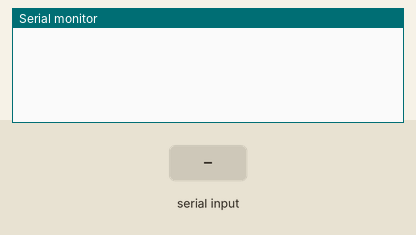
The sketch below on a simulated Arduino Uno, built with avr-gcc and run on an emulated ATmega328P. Parts: the last lines printed to the serial monitor. The test bench sets the inputs (shaded band).

Above: at 1.2 s.
1.3 s: "90,45\n" received over Serial
At 3.0 s:
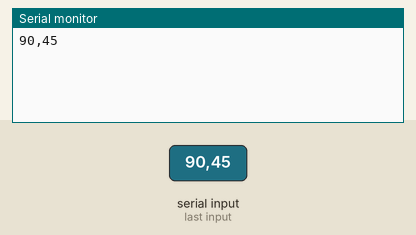
3.9 s: "5\n" received over Serial
At 6.2 s:
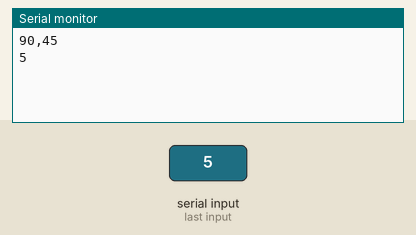

The sketch:

arduino_uno_slave.ino
```cpp
#include "CircularQueue.cpp"
#include"Config.h"

const CircularQueue<String> queue = CircularQueue<String>(CACHE_LIMIT, "mqtt-msg");

void processCall(String message) {
  Serial.println(message);
  message.trim();
  String number = message.substring(0, 4);
  String value = message.substring(5);

  //Serial.println(number + " - " + value);

  int id = atoi(number.c_str());

  if (id <= LIGHT_START_ADDRESS) { //all the light are started with 1000 onwards to 1999 address on jmri
    if (value == ON) {
      Serial.println("Light Number " + number + "  " + value);
    } else if (value == OFF) {
      Serial.println("Light Number " + number + "  " + value);
    }

  } else if (id >= TURNOUT_START_ADDRESS && id < SIGNAL_START_ADDRESS) { //all the turnout are started with 2000 onwards to 2999 address on jmri
    if (value == THROWN) {
      Serial.println("Turnout Number " + number + "  " + value);
    } else if (value == CLOSED) {
      Serial.println("Turnout Number " + number + "  " + value);
    }

  } else if (id >= SIGNAL_START_ADDRESS) { // all the signal are started with 3000 onwards address on jmri
    if (value == THROWN) {
      Serial.println("Signal Number " + number + " ON");
    } else if (value == CLOSED) {
      Serial.println("Signal Number " + number + " OFF");
    }
  }

}


void setup() {
  Serial.begin(115200);
}


void loop() {
  // Monitor serial communication
  while (Serial.available()) {
    String message = Serial.readString();
    if (message != "") {
      queue.push(message);
    }
  }

  while (!queue.isEmpty()) {
    processCall(queue.pop());
  }

  delay(200);
}
```

CircularQueue.cpp
```cpp
#include "CircularQueue.h"
#include "Arduino.h"

template <class T>
boolean CircularQueue<T>::push(const T &value) {
  int pos = (_endIndex + 1) % _queueSize;
  if (_data[pos] == T() && _itemCount < _queueSize) {
    _data[pos] = value;
    _endIndex = pos;
    _itemCount++;
    //Serial.print(_queueName + " DATA INSERTED ");
    //Serial.println(value);
    return true;
  }
  return false;
}

template <class T>
inline T CircularQueue<T>::pop() {
  int pos = (_startIndex + 1) % _queueSize;
  if (_data[pos] != T() && _itemCount != 0 ) {
    T value = _data[pos];
    _data[pos] = T();
    _startIndex = pos;
    --_itemCount;
    return value;
  }
  return T();
}

template <class T>
boolean CircularQueue<T>::isEmpty() {
  if (_startIndex == _endIndex) {
    return true;
  } else {
    return false;
  }
}

template <class T>
void CircularQueue<T>::resetQueue() {
  Serial.print(_queueName + " RESETTING QUEUE ");
  Serial.println();
  _startIndex = -1;
  _endIndex = -1;
  _itemCount = 0;
  for (int i = 0; i < _queueSize; i++) {
    _data[i] = T();
  }
}

template <class T>
void CircularQueue<T>::displayQueue() {
  Serial.print(_queueName + " DATA => ");
  int st = 0;
  int ed = 0;
  st = (_startIndex + 1) % _queueSize;
  ed = st;
  while (true)
  {
    Serial.print(_data[st]);
    Serial.print("  ");
    st = (st + 1) % _queueSize;
    if (st == ed)
    {
      break;
    }
    if (_data[st] == -1)
    {
      break;
    }
  }
  Serial.println();
}
```

CircularQueue.h
```cpp
#ifndef CircularQueue_h
#define CircularQueue_h

#include "Arduino.h"

template <class T>
class CircularQueue {

  private:
    String _queueName;
    int _startIndex = -1;
    int _endIndex = -1;
    int _queueSize;
    int _itemCount = 0;
    T *_data;

  public:
    CircularQueue(int queueSize = 20, String queueName = "-") {
      _startIndex = -1;
      _endIndex = -1;
      _itemCount = 0;
      _queueName = queueName;
      _queueSize = queueSize;
      _data = new T[_queueSize];
    }
    ~CircularQueue() {
      delete[] _data;
    }

    boolean push(const T &value);
    T pop();
    inline boolean isEmpty();
    void resetQueue();
    void displayQueue();
};

#endif
```

Config.h
```cpp
#ifndef Config_h
#define Config_h
#include "Arduino.h"

#define THROWN "TH"
#define CLOSED "CL"
#define ON "ON"
#define OFF "OF"

#define LIGHT_START_ADDRESS 1000
#define TURNOUT_START_ADDRESS 2000
#define SIGNAL_START_ADDRESS 2000

#define CACHE_LIMIT 20

#endif
```

Measured:
- after the input at 1.3 s, the serial monitor: prints a new line after 1.1 s (image 1)
- after the input at 3.9 s, the serial monitor: prints a new line after 1.1 s (image 2)
